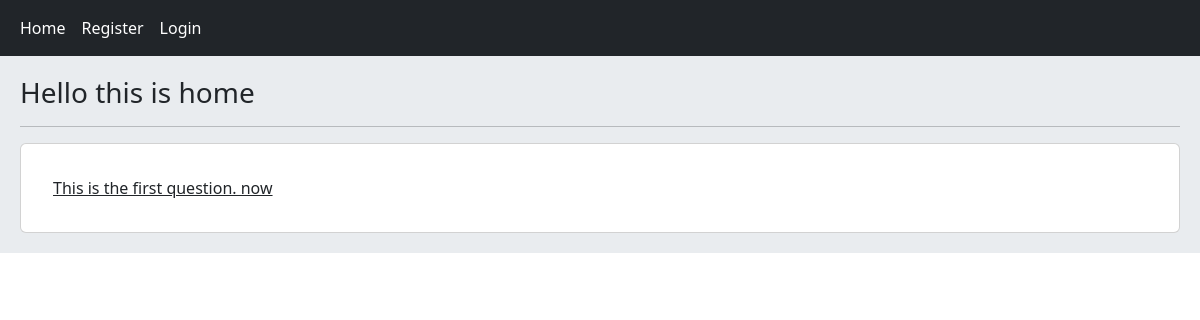
Before: / with the older database file.
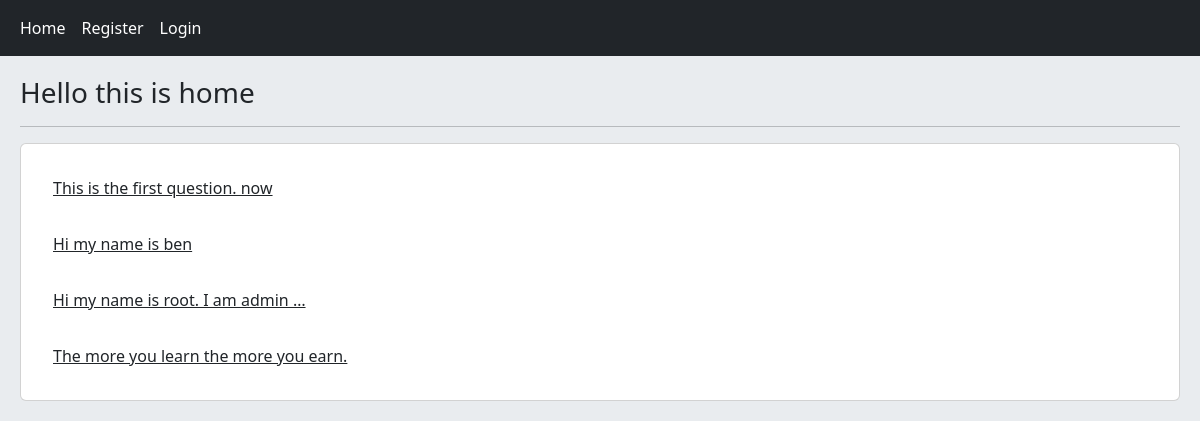
After: the same page with the newer database file.
### home/models.py (models this page shows, shortened)
class Post(models.Model):
    user = models.ForeignKey(User, on_delete=models.CASCADE)
    body = models.TextField()
    slug = models.SlugField()
    created = models.DateTimeField(auto_now_add=True)
    updated = models.DateTimeField(auto_now=True)

### home/views.py (the view)
# urls.py: path('', views.HomeView.as_view(), name='home'),
class HomeView(View):
    def get(self, request):
        posts = Post.objects.all()
        return render(request, 'home/index.html', {'posts': posts})

### home/templates/home/index.html
{% extends 'base.html' %}
{% block content %}
	<h3>Hello this is home</h3>
	<hr>
	<div class="card p-3">
		{% for post in posts %}
			<a href="{% url 'home:post_detail' post.id post.slug %}" class="card-body">{{ post.body|truncatewords:8 }}</a>
		{% endfor %}
	</div>
{% endblock %}

### templates/base.html (shortened to what this page needs)
<!DOCTYPE html>
<html lang="en">
<head>
	<link href="https://cdn.jsdelivr.net/npm/bootstrap@5.2.2/dist/css/bootstrap.min.css" rel="stylesheet"
>
</head>
<body>
	{% include 'inc/navbar.html' %}
	<div class="jumbotron">
		{% block content %}{% endblock %}
	</div>
</body>
</html>

### templates/inc/navbar.html (shortened to what this page needs)
<nav class="navbar navbar-expand-lg bg-dark navbar-dark">
  <div class="container-fluid">
    <div class="navbar-nav col-11">
      <a class="nav-link active" href="{% url 'home:home' %}">Home</a>
			{% if not request.user.is_authenticated %}
      <a class="nav-link active" href="{% url 'account:user_register' %}">Register</a>
      <a class="nav-link active" href="{% url 'account:user_login' %}">Login</a>
				</div>
				{% endif %}
		</div>
</nav>

### templates/base.html (style rules this page uses)
.jumbotron { padding: 20px; margin-bottom: 20px; background-color: #e9ecef; }

Changed rows visible on the page:
added Post: body "Hi my name is ben"
added Post: body "Hi my name is root. I am admin …"
added Post: body "The more you learn the more you earn."
